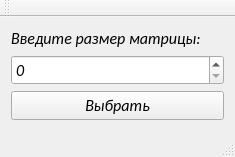
<?xml version="1.0" encoding="UTF-8"?>
<ui version="4.0">
 <class>MainWindow</class>
 <widget class="QMainWindow" name="MainWindow">
  <property name="geometry">
   <rect>
    <x>0</x>
    <y>0</y>
    <width>235</width>
    <height>154</height>
   </rect>
  </property>
  <property name="font">
   <font>
    <family>Calibri</family>
    <pointsize>12</pointsize>
    <italic>true</italic>
   </font>
  </property>
  <property name="windowTitle">
   <string>Размер матрицы</string>
  </property>
  <widget class="QWidget" name="centralWidget">
   <layout class="QVBoxLayout" name="verticalLayout">
    <item>
     <widget class="QLabel" name="label">
      <property name="text">
       <string>Введите размер матрицы:</string>
      </property>
     </widget>
    </item>
    <item>
     <widget class="QSpinBox" name="spinBox"/>
    </item>
    <item>
     <widget class="QPushButton" name="enterButton">
      <property name="text">
       <string>Выбрать</string>
      </property>
     </widget>
    </item>
   </layout>
  </widget>
  <widget class="QMenuBar" name="menuBar">
   <property name="geometry">
    <rect>
     <x>0</x>
     <y>0</y>
     <width>235</width>
     <height>25</height>
    </rect>
   </property>
  </widget>
  <widget class="QToolBar" name="mainToolBar">
   <attribute name="toolBarArea">
    <enum>TopToolBarArea</enum>
   </attribute>
   <attribute name="toolBarBreak">
    <bool>false</bool>
   </attribute>
  </widget>
  <widget class="QStatusBar" name="statusBar"/>
 </widget>
 <layoutdefault spacing="6" margin="11"/>
 <resources/>
 <connections/>
</ui>
